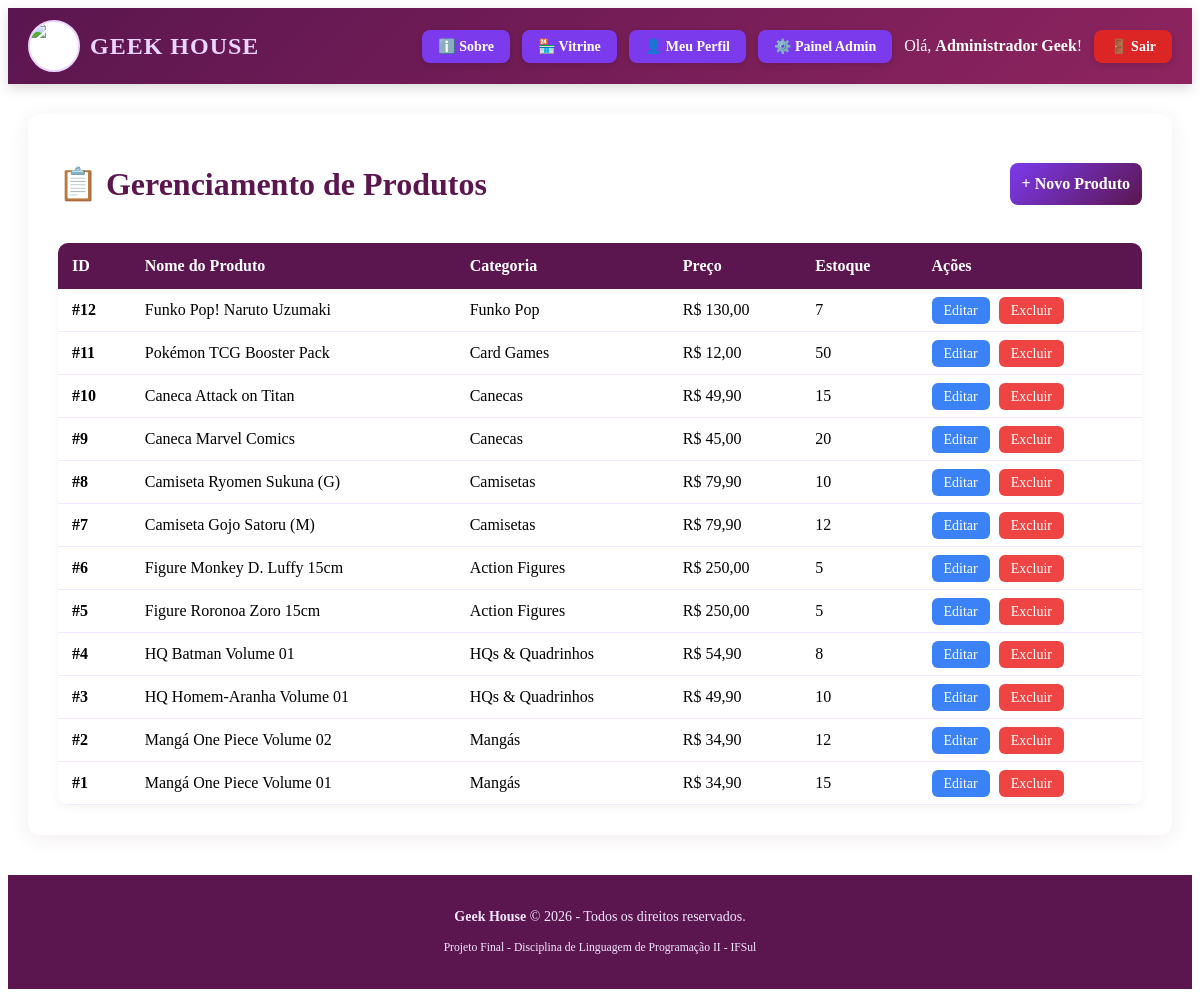
The page /admin/produtos_listar.php (signed in) on the database its author committed.
### tables this page shows
CREATE TABLE produtos (
    id INT AUTO_INCREMENT PRIMARY KEY,
    nome VARCHAR(100) NOT NULL,
    categoria_id INT NOT NULL,
    preco DECIMAL(10,2) NOT NULL,
    quantidade_estoque INT NOT NULL DEFAULT 0,
    editora_fabricante VARCHAR(100) NULL,
    especificacao VARCHAR(100) NULL,
    condicao VARCHAR(50) DEFAULT 'Novo/Lacrado',
    descricao TEXT NULL,
    imagem_url VARCHAR(255) NULL DEFAULT 'img/placeholder.png',
    FOREIGN KEY (categoria_id) REFERENCES categorias(id) ON DELETE CASCADE
);

CREATE TABLE categorias (
    id INT AUTO_INCREMENT PRIMARY KEY,
    nome VARCHAR(50) NOT NULL UNIQUE
);

### admin/produtos_listar.php (the view, shortened to what this page needs)
<?php
require_once "../conexao/cnc.php";
$sql = "SELECT p.*, c.nome AS categoria_nome
        FROM produtos p
        INNER JOIN categorias c ON p.categoria_id = c.id
        ORDER BY p.id DESC";
$result = $conn->query($sql);
include "../includes/header.php";
?>
<div class="card-box">
    <div style="display:flex; justify-content:space-between; align-items:center; margin-bottom:20px;">
        <h1>📋 Gerenciamento de Produtos</h1>
        <a href="produto_cadastrar.php" class="btn-enviar" style="width:auto; text-decoration:none;">+ Novo Produto</a>
    </div>
    <table class="table-custom">
        <thead>
            <tr>
                <th>ID</th>
                <th>Nome do Produto</th>
                <th>Categoria</th>
                <th>Preço</th>
                <th>Estoque</th>
                <th>Ações</th>
            </tr>
        </thead>
        <tbody>
            <?php if ($result && $result->num_rows > 0): ?>
                <?php while ($prod = $result->fetch_assoc()): ?>
                    <tr>
                        <td><strong>#<?= $prod['id'] ?></strong></td>
                        <td><?= htmlspecialchars($prod['nome']) ?></td>
                        <td><?= htmlspecialchars($prod['categoria_nome']) ?></td>
                        <td>R$ <?= number_format($prod['preco'], 2, ',', '.') ?></td>
                        <td><?= $prod['quantidade_estoque'] ?></td>
                        <td>
                            <a href="produto_editar.php?id=<?= $prod['id'] ?>" class="btn-edit">Editar</a>
                            <a href="produto_excluir.php?id=<?= $prod['id'] ?>" class="btn-danger" onclick="return confirm('Deseja realmente excluir este produto?')">Excluir</a>
                        </td>
                    </tr>
                <?php endwhile; ?>
            <?php else: ?>
                <tr>
                    <td colspan="6" style="text-align:center;">Nenhum produto cadastrado.</td>
                </tr>
            <?php endif; ?>
        </tbody>
    </table>
</div>
<?php include "../includes/footer.php"; ?>

### includes/header.php (shortened to what this page needs)
<!DOCTYPE html>
<html lang="pt-br">
<head>
    <link rel="stylesheet" href="/geek_house/css/estilo.css?v=<?= time() ?>">
</head>
<body>
<header class="top-header">
    <div class="header-container">
        <a href="/geek_house/sobre.php" class="logo" style="display: flex; align-items: center; gap: 10px; text-decoration: none;">
            <img src="/geek_house/img/logo.png"
                 onerror="this.onerror=null; this.src='/geek_house/img/geek_house_kuromi_logo.png';"
                 alt="Geek House Logo"
                 style="height: 48px; width: 48px; border-radius: 50%; object-fit: cover; border: 2px solid #e9d5ff; background: #fff;">
            <span>GEEK HOUSE</span>
        </a>
        <nav class="nav-menu">
            <a href="/geek_house/sobre.php" class="btn-nav">ℹ️ Sobre</a>
            <a href="/geek_house/index.php" class="btn-nav">🏪 Vitrine</a>
            <?php if (isset($_SESSION['usuario'])): ?>
                <a href="/geek_house/perfil.php" class="btn-nav">👤 Meu Perfil</a>
                <?php if ($_SESSION['usuario']['tipo'] === 'admin'): ?>
                    <a href="/geek_house/admin/index.php" class="btn-nav">⚙️ Painel Admin</a>
                <?php endif; ?>
                <span class="user-greeting">Olá, <strong><?= htmlspecialchars($_SESSION['usuario']['nome']) ?></strong>!</span>
                <a href="/geek_house/logout.php" class="btn-logout">🚪 Sair</a>
            <?php else: ?>
                <a href="/geek_house/login.php" class="btn-nav">🔑 Entrar</a>
                <a href="/geek_house/cadastrar.php" class="btn-nav" style="background-color: #5b164f !important;">✨ Cadastre-se</a>
            <?php endif; ?>
        </nav>
    </div>
</header>
<main class="main-content">

### includes/footer.php
    </main>
    <footer class="footer">
        <div class="footer-conteudo">
            <p><strong>Geek House</strong> &copy; <?= date('Y') ?> - Todos os direitos reservados.</p>
            <p><small>Projeto Final - Disciplina de Linguagem de Programação II - IFSul</small></p>
        </div>
    </footer>
</body>
</html>

### css/estilo.css (style rules this page uses)
.top-header { background: linear-gradient(135deg, #5b164f, #8e245f); color: #ffffff; padding: 12px 0; box-shadow: 0 4px 12px rgba(0, 0, 0, 0.15); }
.header-container { max-width: 1200px; margin: 0 auto; padding: 0 20px; display: flex; justify-content: space-between; align-items: center; }
.logo { font-size: 24px; font-weight: bold; color: #ffffff; text-decoration: none; letter-spacing: 1px; display: flex; align-items: center; gap: 10px; }
.logo span { color: #e9d5ff; }
.logo img { height: 48px; width: 48px; border-radius: 50%; object-fit: cover; border: 2px solid #e9d5ff; background: #ffffff; }
.nav-menu { display: flex; align-items: center; gap: 12px; }
.nav-menu a:not(.btn-logout), .btn-nav { color: #ffffff !important; text-decoration: none; font-weight: 600; font-size: 14px; padding: 8px 16px; border-radius: 8px; background-color: #7c3aed !important; box-shadow: 0 2px 6px rgba(0, 0, 0, 0.15); transition: all 0.3s ease; display: inline-block; }
.nav-menu a.btn-logout { color: #ffffff !important; text-decoration: none; font-weight: 600; font-size: 14px; padding: 8px 16px; border-radius: 8px; background-color: #dc2626 !important; box-shadow: 0 2px 6px rgba(0, 0, 0, 0.15); transition: all 0.3s ease; display: inline-block; }
.main-content { max-width: 1200px; margin: 30px auto; padding: 0 20px; flex: 1; }
.card-box { background: #ffffff; border-radius: 12px; padding: 30px; box-shadow: 0 4px 20px rgba(91, 22, 79, 0.08); margin: 0 auto; }
.card-box h1 { color: #5b164f; margin-bottom: 20px; text-align: center; }
.btn-primary, .btn-enviar { display: inline-block; width: 100%; padding: 12px; background: linear-gradient(135deg, #7c3aed, #5b164f); color: #ffffff; border: none; border-radius: 8px; font-weight: bold; font-size: 16px; cursor: pointer; text-align: center; text-decoration: none; transition: transform 0.2s, opacity 0.2s; }
.btn-danger { background-color: #ef4444; color: #ffffff; padding: 6px 12px; border-radius: 6px; text-decoration: none; font-size: 14px; }
.btn-edit { background-color: #3b82f6; color: #ffffff; padding: 6px 12px; border-radius: 6px; text-decoration: none; font-size: 14px; margin-right: 5px; }
.table-custom { width: 100%; border-collapse: collapse; margin-top: 20px; background: #ffffff; border-radius: 10px; overflow: hidden; box-shadow: 0 2px 10px rgba(0, 0, 0, 0.05); }
.table-custom th { background-color: #5b164f; color: #ffffff; padding: 14px; text-align: left; }
.table-custom td { padding: 12px 14px; border-bottom: 1px solid #f3e8ff; }
.footer { background-color: #5b164f; color: #f3e8ff; text-align: center; padding: 20px 0; margin-top: 40px; font-size: 14px; }

### rows shown on the page
produtos: id "12", nome "Funko Pop! Naruto Uzumaki", categoria.nome "Funko Pop", preco "130,00", quantidade_estoque "7"
produtos: id "11", nome "Pokémon TCG Booster Pack", categoria.nome "Card Games", preco "12,00", quantidade_estoque "50"
produtos: id "10", nome "Caneca Attack on Titan", categoria.nome "Canecas", preco "49,90", quantidade_estoque "15"
produtos: id "9", nome "Caneca Marvel Comics", categoria.nome "Canecas", preco "45,00", quantidade_estoque "20"
produtos: id "8", nome "Camiseta Ryomen Sukuna (G)", categoria.nome "Camisetas", preco "79,90", quantidade_estoque "10"
produtos: id "7", nome "Camiseta Gojo Satoru (M)", categoria.nome "Camisetas", preco "79,90", quantidade_estoque "12"
produtos: id "6", nome "Figure Monkey D. Luffy 15cm", categoria.nome "Action Figures", preco "250,00", quantidade_estoque "5"
produtos: id "5", nome "Figure Roronoa Zoro 15cm", categoria.nome "Action Figures", preco "250,00", quantidade_estoque "5"
produtos: id "4", nome "HQ Batman Volume 01", categoria.nome "HQs & Quadrinhos", preco "54,90", quantidade_estoque "8"
produtos: id "3", nome "HQ Homem-Aranha Volume 01", categoria.nome "HQs & Quadrinhos", preco "49,90", quantidade_estoque "10"
produtos: id "2", nome "Mangá One Piece Volume 02", categoria.nome "Mangás", preco "34,90", quantidade_estoque "12"
produtos: id "1", nome "Mangá One Piece Volume 01", categoria.nome "Mangás", preco "34,90", quantidade_estoque "15"

### other values the page prints
$_SESSION['usuario']['nome'] "Administrador Geek"
